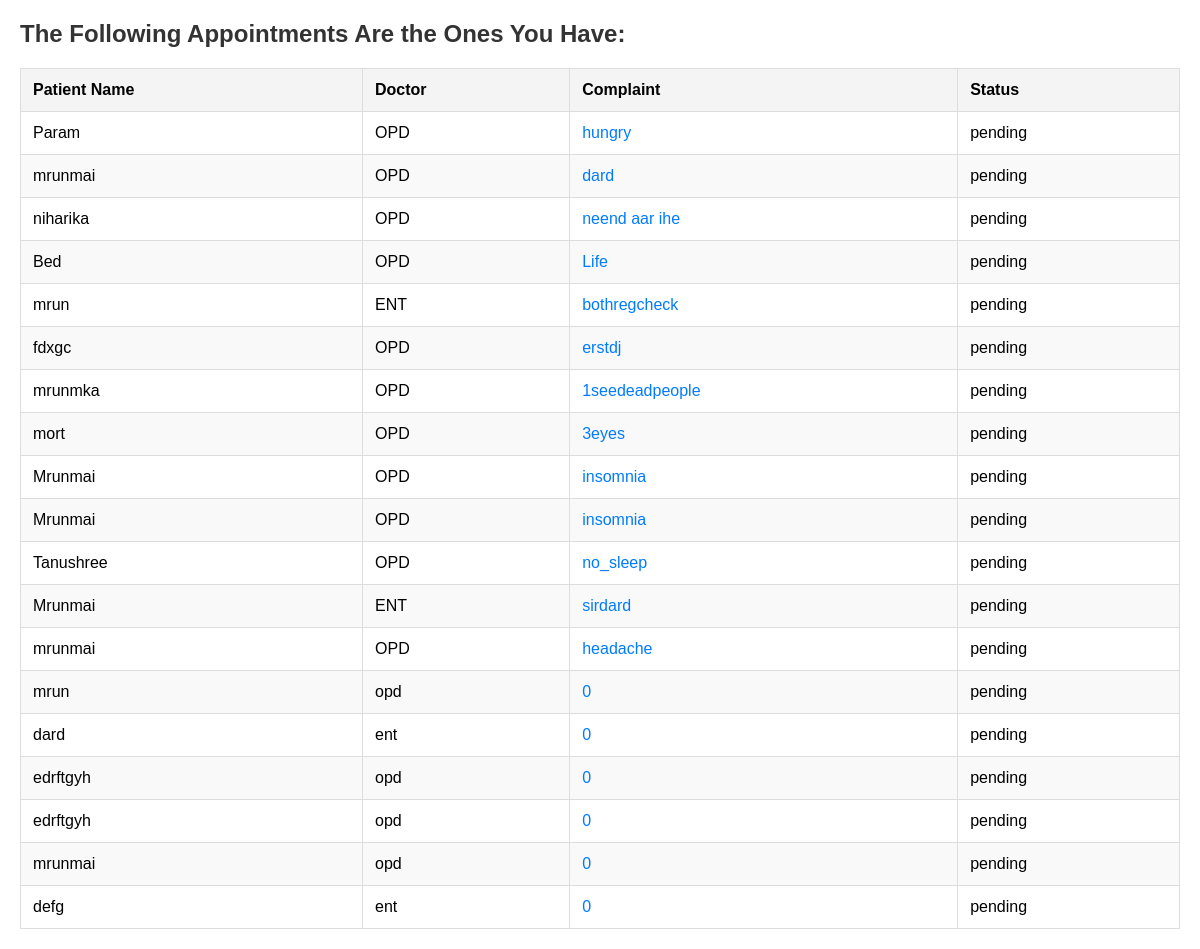
Screenshot of /doctor/ with the database file from the repository.
### appoint/models.py (models this page shows)
class data_base(models.Model):
    class choose(models.TextChoices):
     opd = 'OPD'
     ent = 'ENT'
    class stat(models.TextChoices):
       pending = 'pending'
       done = 'done'
    name = models.CharField(max_length=100)
    doctor = models.CharField(max_length=100 , choices= choose.choices)
    complaint = models.CharField(max_length=50 )
    status = models.CharField(max_length=50 , choices= stat.choices , default= stat.pending)

### docui/views.py (the view)
# urls.py: path("",views.appointments,name = "app page"),
def appointments(request):
   profile = data_base.objects.all().order_by('-id')
   context = {
        "profiles" : profile
     }
   return render(request, 'apps.html', context)

### docui/templates/apps.html (shortened to what this page needs)
<!DOCTYPE html>
<html>
<head>
</head>
<body>
    <h2>The Following Appointments Are the Ones You Have:</h2>
    <table>
        <thead>
            <tr>
                <th>Patient Name</th>
                <th>Doctor</th>
                <th>Complaint</th>
                <th>Status</th>
            </tr>
        </thead>
        <tbody>
            {% for pat in profiles %}
            <tr>
                <td>{{ pat.name }}</td>
                <td>{{ pat.doctor }}</td>
                <td><a href="/doctor/{{ pat.id }}/" id = "attend - {{pat.id}}" data-id = "{{pat.id}}"> {{ pat.complaint }}</a></td>
                <td id = 'status - {{pat.id}}' class = "status">{{ pat.status }}</td>
            </tr>
            {% endfor %}
        </tbody>
    </table>
</body>
</html>

### docui/templates/apps.html (style rules this page uses)
body { font-family: Arial, sans-serif; margin: 20px; }
h2 { color: #333; }
table { width: 100%; border-collapse: collapse; margin-top: 20px; }
th, td { padding: 12px; border: 1px solid #ddd; text-align: left; }
th { background-color: #f4f4f4; }
tr:nth-child(even) { background-color: #f9f9f9; }
a { color: #007BFF; text-decoration: none; }

### rows the page displays
data_base: name "Param", doctor "OPD", complaint "hungry", status "pending"
data_base: name "mrunmai", doctor "OPD", complaint "dard", status "pending"
data_base: name "niharika", doctor "OPD", complaint "neend aar ihe", status "pending"
data_base: name "Bed", doctor "OPD", complaint "Life", status "pending"
data_base: name "mrun", doctor "ENT", complaint "bothregcheck", status "pending"
data_base: name "fdxgc", doctor "OPD", complaint "erstdj", status "pending"
data_base: name "mrunmka", doctor "OPD", complaint "1seedeadpeople", status "pending"
data_base: name "mort", doctor "OPD", complaint "3eyes", status "pending"
data_base: name "Mrunmai", doctor "OPD", complaint "insomnia", status "pending"
data_base: name "Mrunmai", doctor "OPD", complaint "insomnia", status "pending"
data_base: name "Tanushree", doctor "OPD", complaint "no_sleep", status "pending"
data_base: name "Mrunmai", doctor "ENT", complaint "sirdard", status "pending"
data_base: name "mrunmai", doctor "OPD", complaint "headache", status "pending"
data_base: name "mrun", doctor "opd", complaint "0", status "pending"
data_base: name "dard", doctor "ent", complaint "0", status "pending"
data_base: name "edrftgyh", doctor "opd", complaint "0", status "pending"
data_base: name "edrftgyh", doctor "opd", complaint "0", status "pending"
data_base: name "mrunmai", doctor "opd", complaint "0", status "pending"
data_base: name "defg", doctor "ent", complaint "0", status "pending"
